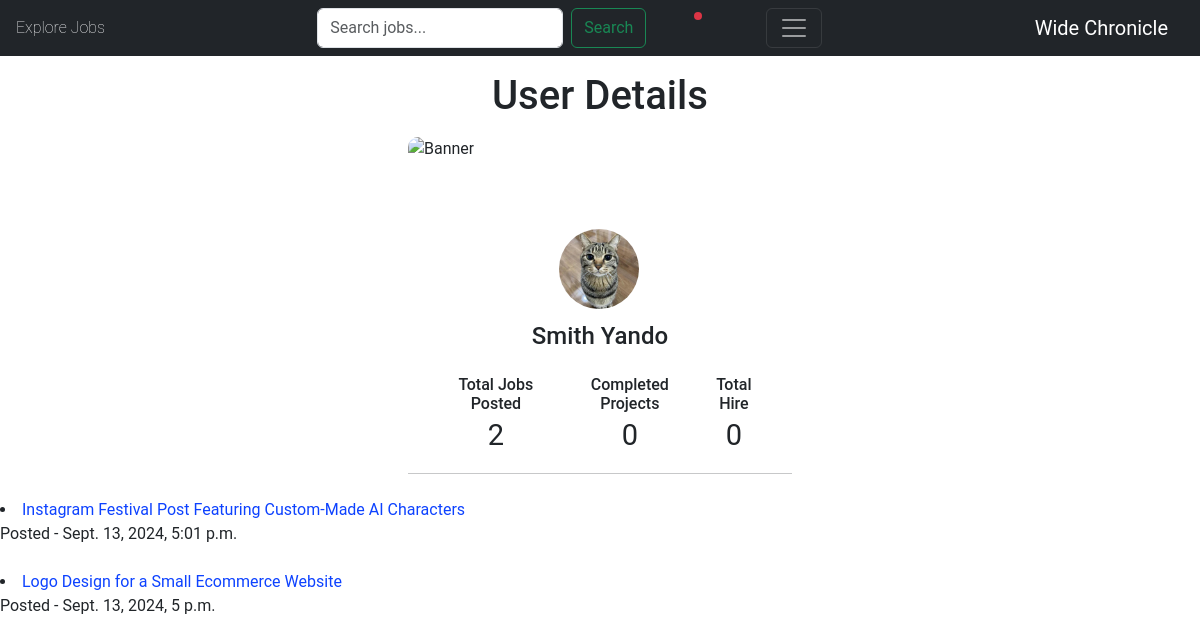
Screenshot of /buyer/1/ (signed in) with the database file from the repository.
### jobs/models.py (models this page shows, shortened)
class Buyer(models.Model):
    owner = models.OneToOneField(User, on_delete=models.CASCADE, )
    name = models.CharField(max_length=50)
    profile_pic = models.ImageField(upload_to="profile/")
    bio = models.TextField(blank=True)
    location = models.CharField(choices=LOCATION_CHOICES, max_length=100)

class Job(models.Model):
    buyer = models.ForeignKey(Buyer, on_delete=models.CASCADE)
    title = models.CharField(max_length=200)
    budget = models.IntegerField(validators=[MinValueValidator(1000)])
    description = models.TextField()
    requirement = models.TextField()
    expertise_required = models.CharField(choices=SPECIALITY_CHOICES, max_length=50, default="None" )
    timestamp = models.DateTimeField(auto_now_add=True)
    code = models.CharField(max_length=10, unique=True, primary_key=True,)
    class Meta:
        ordering = ['-timestamp']

### jobs/views.py (the view)
# urls.py: path('buyer/<int:pk>/', BuyerDetailView.as_view(), name= 'buyer-detail'),
class BuyerDetailView(DetailView):
    model = Buyer
    template_name = 'jobs/buyer_detail.html'
    context_object_name = 'buyer'
    def get_context_data(self, **kwargs):
        context = super().get_context_data(**kwargs)
        buyer = self.object
        try:
            jobs = Job.objects.filter(buyer=buyer)
        except Job.DoesNotExist:
            jobs = []
        context['owner_id'] = buyer.owner.id
        context['jobs'] = jobs
        return context

### accounts/models.py (called while the page is built)
    def role(self):
        if hasattr(self, 'seller'):
            return 'Seller'
        elif hasattr(self, 'buyer'):
            return 'Buyer'
        else:
            return None

    def name(user):
        if hasattr(user, 'seller'):
            return user.seller.name
        elif hasattr(user, 'buyer'):
            return user.buyer.name

    def profile_pic(user):
        if hasattr(user, 'seller'):
            return user.seller.profile_pic.url
        elif hasattr(user, 'buyer'):
            return user.buyer.profile_pic.url
        return user.profile_pic

### jobs/context_processors.py (called while the page is built)
def unread_notifications(request):
    if request.user.is_authenticated:
        unread_count = Notification.objects.filter(user=request.user, is_read=False).count()
    else:
        unread_count = 0
    return {
        'unread_notifications_count': unread_count
    }

### jobs/templates/jobs/buyer_detail.html (shortened to what this page needs)
{% extends 'jobs/_base.html' %}
{% block content %}
    <h1 class="text-center pt-3"> User Details </h1>
    <div class="container d-flex justify-content-center align-items-center">
        <div class="card">
            <div class="upper">
                <img src="https://i.imgur.com/Qtrsrk5.jpg" class="img-fluid" alt="Banner">
            </div>
            <div class="user text-center">
                <div class="profile">
                    {% if buyer.profile_pic %}
                    <div style="width: 80px; height: 80px;" class="overflow-hidden m-auto rounded-circle "><img src="{{ buyer.profile_pic.url }}" class="object-fit-cover w-100 " alt="{{ buyer.name }}"></div>
                    {% else %}
                        <img src="https://via.placeholder.com/80" class="rounded-circle" width="80" alt="Default Profile">
                    {% endif %}
                </div>
            </div>
            <div class="mt-5 text-center">
                <h4 class="mb-0">{{ buyer.name }}</h4>
                <div class="d-flex justify-content-between align-items-center mt-4 px-4">
                    <div class="stats">
                        <h6 class="mb-0">Total Jobs Posted</h6>
                        <span> {{jobs.count}}</span>
                    </div>
                    <div class="stats">
                        <h6 class="mb-0">Completed Projects</h6>
                        <span>0</span>
                    </div>
                    <div class="stats">
                        <h6 class="mb-0">Total Hire</h6>
                        <span>0</span>
                    </div>
                </div>
                <hr>
            </div>
        </div>
    </div>
    {% for job in jobs %}
    <li>
        <a href="{% url 'job-detail' job.code %}" class=" text-decoration-none"> {{ job.title }} </a> <br> Posted - {{ job.timestamp }} <br><br>
    </li>
{% endfor %}
{% endblock content %}

### jobs/static/css/style.css (style rules this page uses)
a { color: #198754; }
.card { width: 400px; border: none; border-radius: 15px; padding: 8px; background-color: #fff; position: relative; height: 370px; }
.upper { height: 300px; }
.upper img { width: 100%; border-top-left-radius: 10px; border-top-right-radius: 10px; }
.user { position: relative; }
.profile { position: absolute; top:-50px; left: 38%; height: 90px; width: 90px; border:5px solid #fff; border-radius: 50%; }
.stats span { font-size: 29px; }

### jobs/static/css/main.css (style rules this page uses)
:root { --default-font: "Roboto", system-ui, -apple-system, "Segoe UI", Roboto, "Helvetica Neue", Arial, "Noto Sans", "Liberation Sans", sans-serif, "Apple Color Emoji", "Segoe UI Emoji", "Segoe UI Symbol", "Noto Color Emoji"; --heading-font: "Poppins", sans-serif; --nav-font: "Poppins", sans-serif; }
:root { --background-color: #ffffff; --default-color: #212529; --heading-color: #001973; --accent-color: #0d42ff; --surface-color: #ffffff; --contrast-color: #ffffff; }
:root { --nav-color: rgba(255, 255, 255, 0.6); --nav-hover-color: #ffffff; --nav-mobile-background-color: #ffffff; --nav-dropdown-background-color: #ffffff; --nav-dropdown-color: #212529; --nav-dropdown-hover-color: #0d42ff; }
:root { scroll-behavior: smooth; }
body { color: var(--default-color); background-color: var(--background-color); font-family: var(--default-font); }
a { color: var(--accent-color); text-decoration: none; transition: 0.3s; }

### rows the page displays
Buyer: profile_pic (picture), name "Smith Yando"
Job: title "Instagram Festival Post Featuring Custom-Made AI Characters", timestamp "Sept. 13, 2024, 5:01 p.m."
Job: title "Logo Design for a Small Ecommerce Website", timestamp "Sept. 13, 2024, 5 p.m."

### other values shown
{{ jobs.count }} "2"
